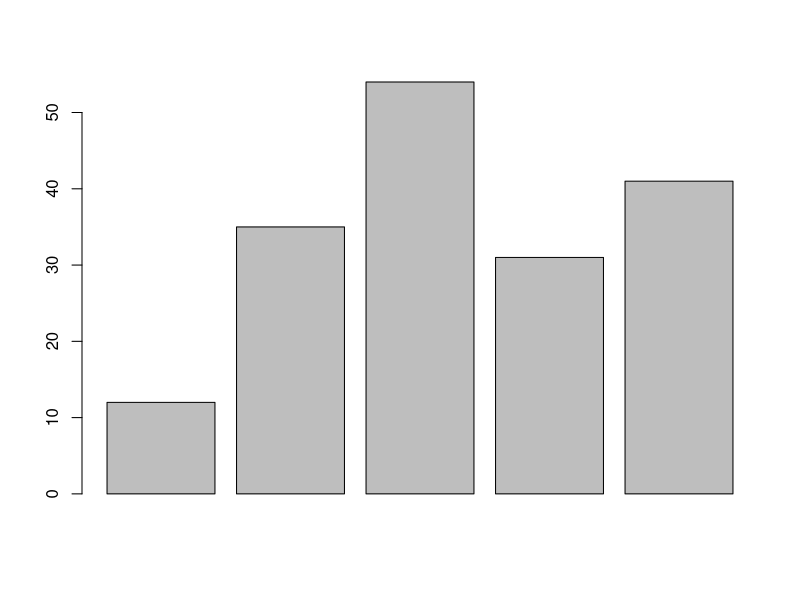
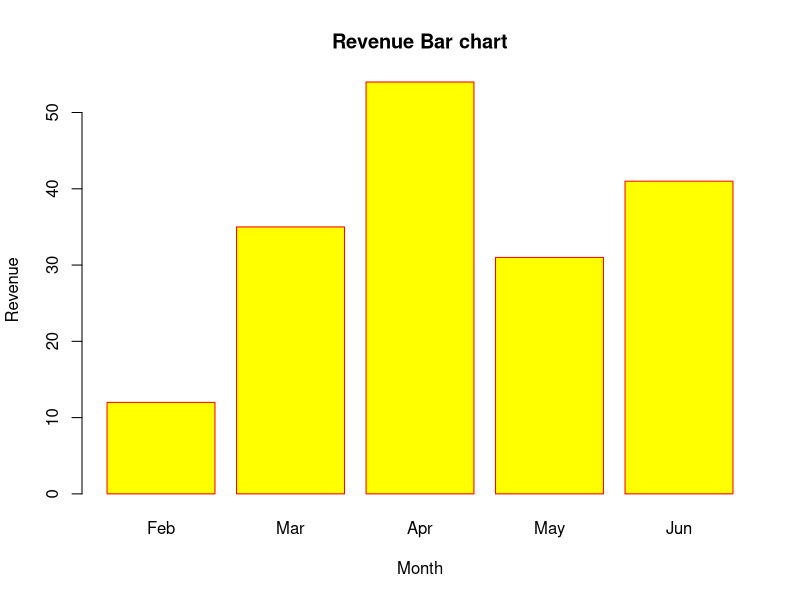
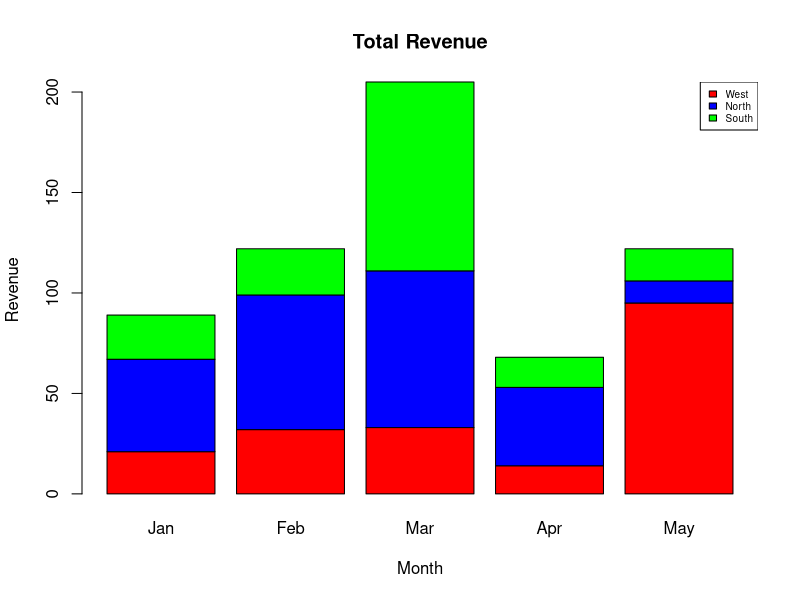

Generate these figures, in order, with R:
# Bar charts 

#A bar chart is a pictorial representation in which numerical
#values of variables are represented by length or height of lines
#or rectangles of equal width. A bar chart is used for summarizing
#a set of categorical data. In bar chart, the data is shown through
#rectangular bars having the length of the bar proportional to the
#value of the variable.

#syntax: barplot(h,x,y,main, names.arg,col)

#Parameter Description
#1. H A vector or matrix which contains numeric values used in the bar 
#2. xlab A label for the x-axis.
#3. ylab A label for the y-axis.
#4. main A title of the bar chart.
#5. names.arg A vector of names that appear under each bar.
#6. col It is used to give colors to the bars in the graph.

library("graphics")

H1<-c(12,35,54,31,41)
barplot(H1)

H2<-c(12,35,54,31,41)
M2<-c("Feb","Mar","Apr","May","Jun")
barplot(H2,names.arg = M2,xlab = "Month",ylab = "Revenue",col = "yellow",
        main = "Revenue Bar chart",border = "red")

# Group Bar Charts & Stacked Bar charts

months<-c("Jan","Feb","Mar","Apr","May")
regions<-c("West","North","South")
values<-matrix(c(21,32,33,14,95,46,67,78,39,11,22,23,94,15,16), nrow=3,ncol=5,byrow=TRUE)
barplot(values,main = "Total Revenue", names.arg = months,
        xlab="Month",ylab = "Revenue",
        col =c("red","blue","green"))
legend("topright",regions,cex = 0.6 ,fill = c("red","blue","green"))
